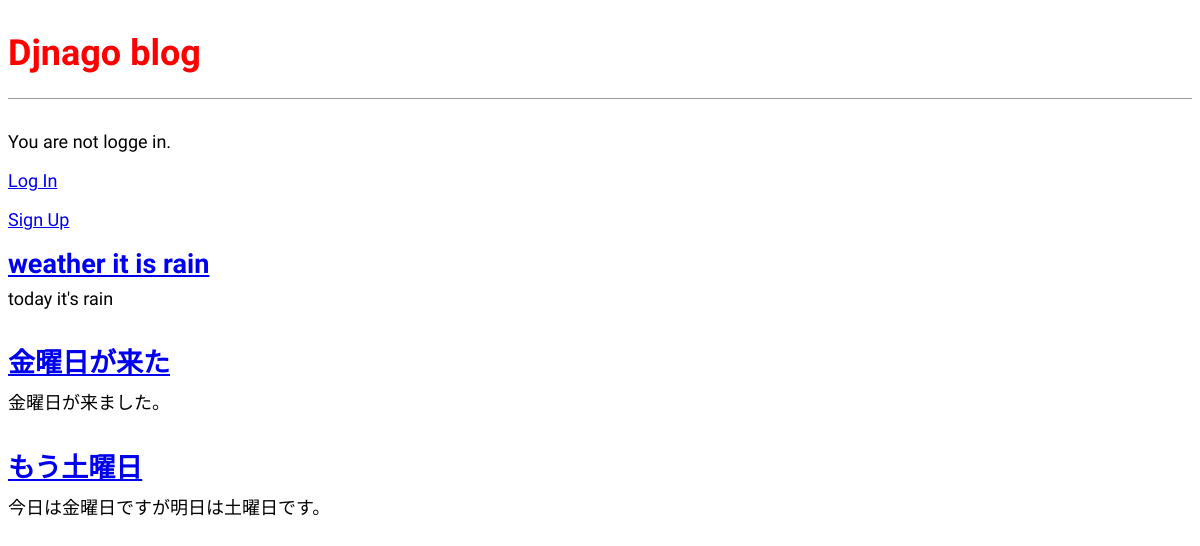
Before: / with the older database file.
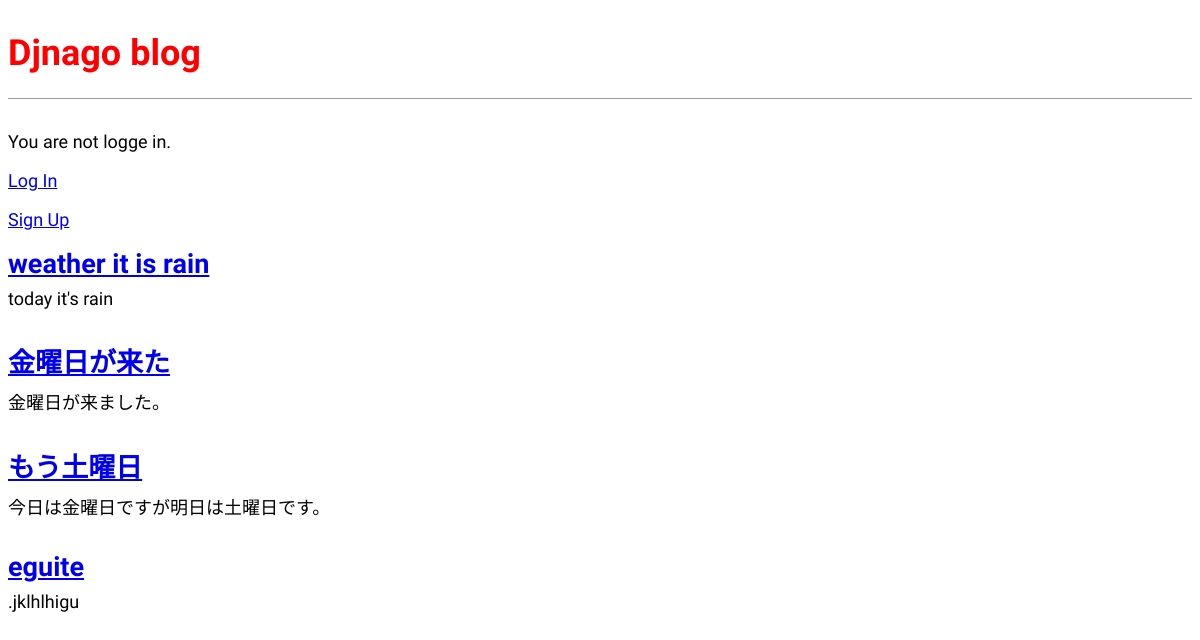
After: the same page with the newer database file.
### paper/models.py (models this page shows, shortened)
class Post(models.Model):
    title = models.CharField(max_length = 200)
    author = models.ForeignKey(
        'auth.User',
        on_delete = models.CASCADE,
    )
    body = models.TextField()

### paper/views.py (the view)
# urls.py: path('', BlogListView.as_view(), name = 'home'),
class BlogListView(ListView):
    model = Post
    template_name = 'home.html'

### templates/home.html
{% extends 'base.html' %}
{% block content %}
    {% for post in object_list %}
        <div class="post-entry">
            <h2><a href="{% url 'post_detail' post.pk %}">{{ post.title }}</a></h2>
            <p>{{ post.body }}</p>
        </div>
    {% endfor %}
{% endblock content %}

Changed rows visible on the page:
added Post: title "eguite", body ".jklhlhigu"
